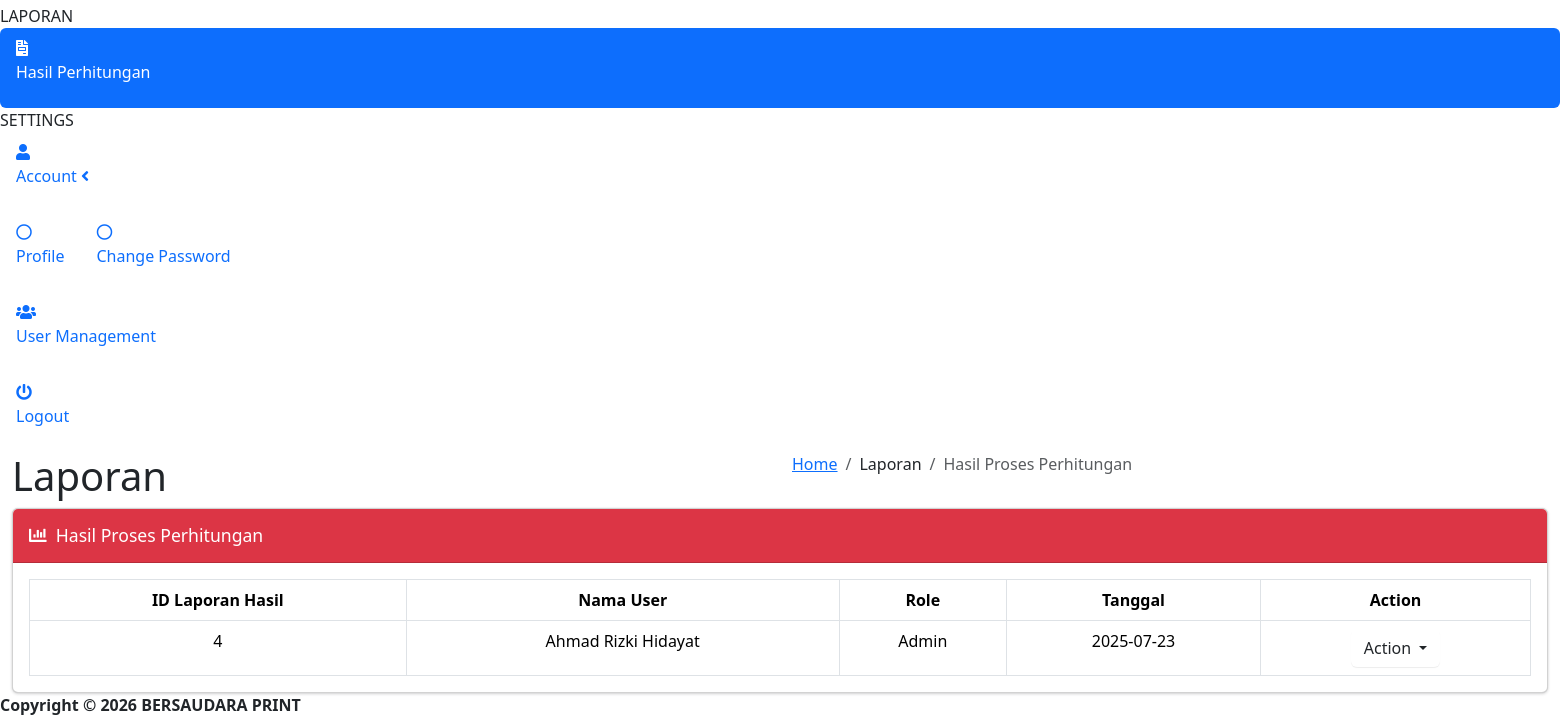
Page /laporan/hasil_perhitungan.php (signed in, lower part) on the earlier database version.
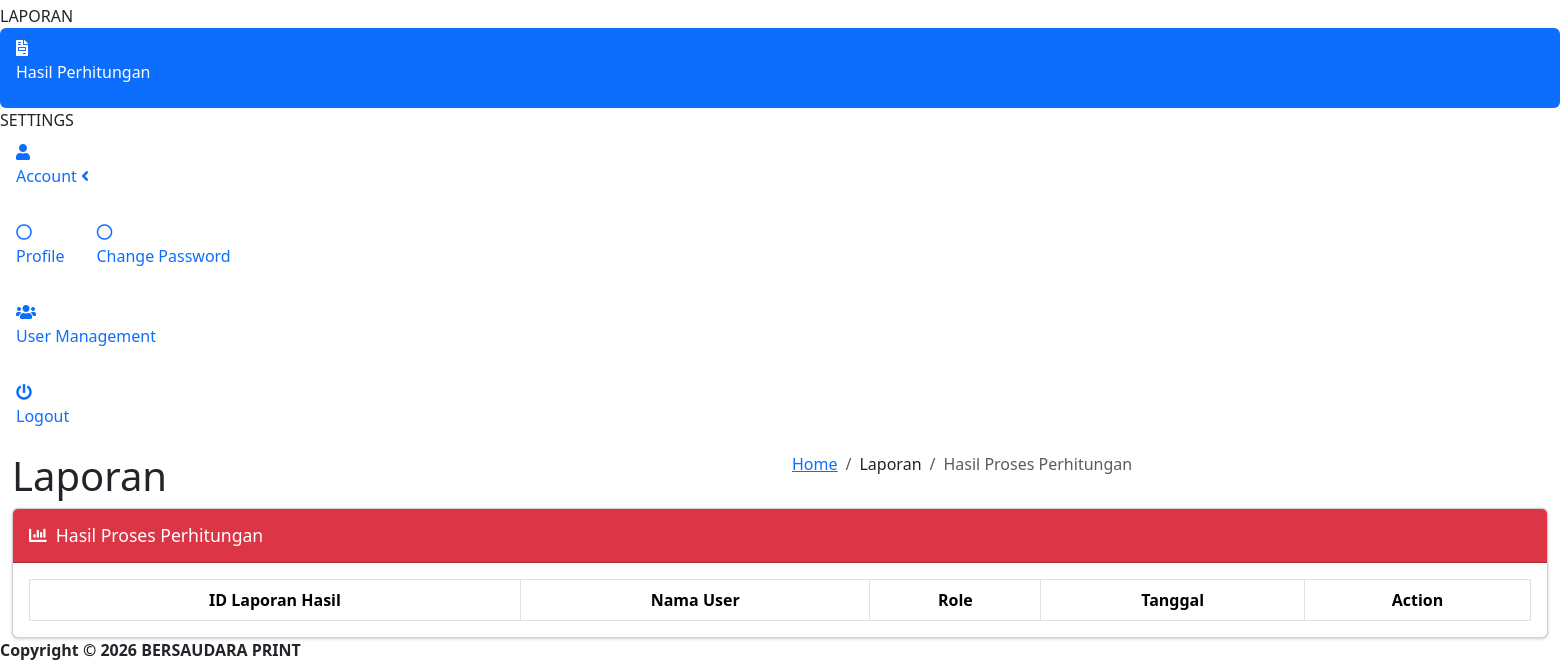
Same page on the later database version.
### tables this page shows
CREATE TABLE `laporan` (
  `id` int(11) NOT NULL,
  `user_id` int(11) NOT NULL,
  `tanggal_laporan` datetime NOT NULL,
  `jumlah_iterasi` int(11) NOT NULL
);

CREATE TABLE `users` (
  `id` int(11) NOT NULL,
  `username` varchar(250) NOT NULL,
  `nama` varchar(250) NOT NULL,
  `email` varchar(250) NOT NULL,
  `password` varchar(250) NOT NULL,
  `role` varchar(50) NOT NULL,
  `status` enum('Aktif','Tidak Aktif') NOT NULL,
  `avatar` varchar(250) DEFAULT NULL
);

### functions.php (called while the page is built, shortened)
<?php
$db = mysqli_connect("localhost", "root", "", "dev-arh2");
function base_url($path = "")
{
    return BASEURL . $path;
}
function query($query)
{
    global $db;
    $result = mysqli_query($db, $query);
    if (stripos(trim($query), 'SELECT') === 0) {
        $rows = [];
        while ($row = mysqli_fetch_assoc($result)) {
            $rows[] = $row;
        }
        return $rows;
    }
    return true;
}

### laporan/hasil_perhitungan.php (the view, shortened to what this page needs)
<?php
$reports = query("SELECT laporan.id, users.nama, users.role, laporan.tanggal_laporan FROM laporan JOIN users ON laporan.user_id = users.id");
require_once '../partials/header.php';
?>
<body class="hold-transition sidebar-mini layout-fixed layout-navbar-fixed layout-footer-fixed">
    <div class="wrapper">
        <?php require_once '../partials/sidebar.php'; ?>
        <div class="content-wrapper">
            <div class="content-header">
                <div class="container-fluid">
                    <div class="row mb-2">
                        <div class="col-sm-6">
                            <h1 class="m-0">Laporan</h1>
                        </div>
                        <div class="col-sm-6">
                            <ol class="breadcrumb float-sm-right">
                                <li class="breadcrumb-item"><a href="<?= base_url('home') ?>">Home</a></li>
                                <li class="breadcrumb-item">Laporan</li>
                                <li class="breadcrumb-item active">Hasil Proses Perhitungan</li>
                            </ol>
                        </div>
                    </div>
                </div>
            </div>
            <div class="content">
                <div class="container-fluid">
                    <div class="row">
                        <div class="col">
                            <div class="card card-danger">
                                <div class="card-header">
                                    <h3 class="card-title"><i class="fas fa-chart-bar"></i>&nbsp; Hasil Proses Perhitungan</h3>
                                </div>
                                <div class="card-body table-responsive">
                                    <table id="example2" class="table table-bordered table-hover">
                                        <thead>
                                            <tr>
                                                <th class="text-center">ID Laporan Hasil</th>
                                                <th class="text-center">Nama User</th>
                                                <th class="text-center">Role</th>
                                                <th class="text-center">Tanggal</th>
                                                <th class="text-center">Action</th>
                                            </tr>
                                        </thead>
                                        <tbody>
                                            <?php foreach ($reports as $report) : ?>
                                                <tr>
                                                    <td class="text-center"><?= $report["id"]; ?></td>
                                                    <td class="text-center"><?= $report["nama"]; ?></td>
                                                    <td class="text-center"><?= $report["role"]; ?></td>
                                                    <td class="text-center"><?= $report["tanggal_laporan"]; ?></td>
                                                    <td class="text-center">
                                                        <div class="dropdown">
                                                            <button class="btn dropdown-toggle" type="button" id="dropdownMenuButton1" data-toggle="dropdown" aria-expanded="false">
                                                                Action
                                                            </button>
                                                        </div>
                                                    </td>
                                                </tr>
                                            <?php endforeach; ?>
                                        </tbody>
                                    </table>
                                </div>
                            </div>
                        </div>
                    </div>
                </div>
            </div>
        </div>
        <?php require_once '../partials/footer.php';  ?>
    </div>
</body>
</html>

Differences in the rows shown:
removed laporan: id "4", user.nama "Ahmad Rizki Hidayat", user.role "Admin", tanggal_laporan "2025-07-23"
